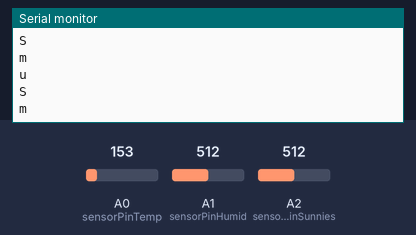
The sketch below on a simulated Arduino Uno, built with avr-gcc and run on an emulated ATmega328P. On the bench: the last lines printed to the serial monitor. The test bench sets the inputs (shaded band); at power-on: A1 (sensorPinHumid) = 512, A2 (sensorPinSunnies) = 512, A0 (sensorPinTemp) = 153.

Above: at 1.2 s.
1.3 s: A1 (sensorPinHumid) set to 716
At 2.06 s:
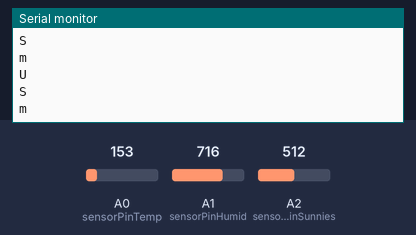
3.6 s: A2 (sensorPinSunnies) set to 122
At 3.92 s:
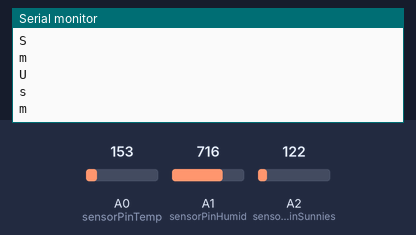

Measured:
- after the input at 1.3 s, the serial monitor: prints a new line after 0.55 s (image 1)
- after the input at 3.6 s, the serial monitor: prints a new line after 0.11 s (image 2)

The sketch:

xbee_sensor.ino
```cpp
//SENSOR INT - TEMP
int sensorPinTemp = A0;

//SENSOR INT - HUMID
float sensorPinHumid = A1;
float humidityValue = 0;
float relHumid = 0;

//SENSOR INT - SUNNIES
int sensorPinSunnies = A2;
int sunniesValue = 0;
int newSunniesValue;


void setup() {
  Serial.begin(9600);


}

void loop(){

  /////Serial Read///////////////////////////////////
  // while (Serial.available() == 0);
  //int val = Serial.read() - '0';

  /////Humidity Input - from http://arduino.cc/forum/index.php/topic,19961.0.html#11///////////////////////////////////
  humidityValue = analogRead(sensorPinHumid);
  relHumid = ((((humidityValue/1023)*5)-0.8)/3.1)*100;
  //Serial.println(relHumid);

  delay(300);

  /////Humidty Output
  if (relHumid >= 60)
  {
    Serial.println("U"); //need umbrella
  }

  if (relHumid <= 59)
  {
    Serial.println("u"); //no umbrella
  }

  /////Sun Input
  sunniesValue = analogRead(sensorPinSunnies);
  newSunniesValue = map(sunniesValue, 0, 1023, 0, 100);
  //Serial.println(newSunniesValue);

  /////Sun Output
  if (newSunniesValue >= 20)
  {
    Serial.println("S"); //need sunglasses
  }

  if (newSunniesValue <= 19)
  {
    Serial.println("s"); //no sunglasses
  }


  /////Temp Input - from adafruit tutorial

  // converting reading to voltage
  int readingGloves = analogRead(sensorPinTemp);
  float voltageGloves = readingGloves * 5.0;
  voltageGloves /= 1024.0;

  //convert to Celsius
  float temperatureC = (voltageGloves - 0.5) * 100;

  //convert to Fahrenheight
  float temperatureF = ((temperatureC * 9.0 / 5.0) + 32.0) * -1;

  //Serial.println(temperatureF);

  /////Temp Output
  if (temperatureF <= 45)
  {
    Serial.println("m"); //need mittens
  }

  if (temperatureF >= 46)
  {
    Serial.println("M"); //no mittens
  }


  Serial.flush();

}
```
